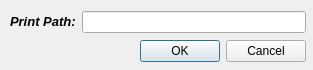
<?xml version="1.0" encoding="UTF-8"?>
<ui version="4.0">
 <class>Dialog</class>
 <widget class="QDialog" name="Dialog">
  <property name="geometry">
   <rect>
    <x>0</x>
    <y>0</y>
    <width>313</width>
    <height>70</height>
   </rect>
  </property>
  <property name="windowTitle">
   <string>Dialog</string>
  </property>
  <widget class="QWidget" name="layoutWidget">
   <property name="geometry">
    <rect>
     <x>10</x>
     <y>10</y>
     <width>296</width>
     <height>53</height>
    </rect>
   </property>
   <layout class="QVBoxLayout" name="verticalLayout">
    <item>
     <layout class="QHBoxLayout" name="horizontalLayout">
      <item>
       <widget class="QLabel" name="label">
        <property name="text">
         <string>&lt;html&gt;&lt;head/&gt;&lt;body&gt;&lt;p&gt;&lt;span style=&quot; font-size:10pt; font-weight:600; font-style:italic;&quot;&gt;Print Path:&lt;/span&gt;&lt;/p&gt;&lt;/body&gt;&lt;/html&gt;</string>
        </property>
       </widget>
      </item>
      <item>
       <widget class="QLineEdit" name="lineEdit"/>
      </item>
     </layout>
    </item>
    <item>
     <widget class="QDialogButtonBox" name="buttonBox">
      <property name="standardButtons">
       <set>QDialogButtonBox::Cancel|QDialogButtonBox::Ok</set>
      </property>
     </widget>
    </item>
   </layout>
  </widget>
 </widget>
 <resources/>
 <connections/>
</ui>
